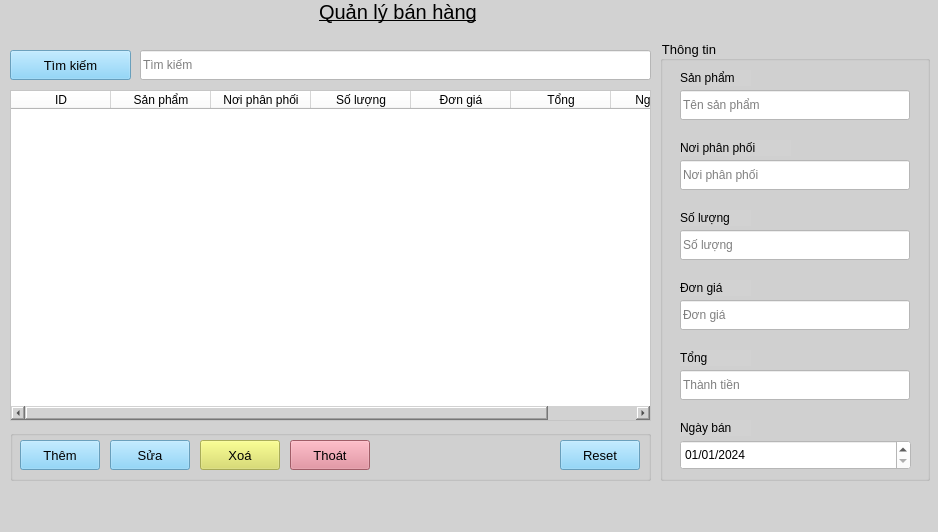
<?xml version="1.0" encoding="UTF-8"?>
<ui version="4.0">
 <class>qlbhWindow</class>
 <widget class="QMainWindow" name="qlbhWindow">
  <property name="geometry">
   <rect>
    <x>0</x>
    <y>0</y>
    <width>938</width>
    <height>532</height>
   </rect>
  </property>
  <property name="windowTitle">
   <string>MainWindow</string>
  </property>
  <property name="styleSheet">
   <string notr="true">background-color:rgba(210, 210, 210,1);</string>
  </property>
  <widget class="QWidget" name="centralwidget">
   <widget class="QTableWidget" name="tb_qlbh">
    <property name="geometry">
     <rect>
      <x>10</x>
      <y>90</y>
      <width>641</width>
      <height>331</height>
     </rect>
    </property>
    <property name="cursor" stdset="0">
     <cursorShape>PointingHandCursor</cursorShape>
    </property>
    <property name="styleSheet">
     <string notr="true">background-color:rgba(255, 255, 255, 1);</string>
    </property>
    <column>
     <property name="text">
      <string>ID</string>
     </property>
    </column>
    <column>
     <property name="text">
      <string>Sản phẩm</string>
     </property>
    </column>
    <column>
     <property name="text">
      <string>Nơi phân phối</string>
     </property>
    </column>
    <column>
     <property name="text">
      <string>Số lượng</string>
     </property>
    </column>
    <column>
     <property name="text">
      <string>Đơn giá</string>
     </property>
    </column>
    <column>
     <property name="text">
      <string>Tổng</string>
     </property>
    </column>
    <column>
     <property name="text">
      <string>Ngày bán</string>
     </property>
    </column>
   </widget>
   <widget class="QLabel" name="lb_qlbh">
    <property name="geometry">
     <rect>
      <x>319</x>
      <y>0</y>
      <width>221</width>
      <height>41</height>
     </rect>
    </property>
    <property name="font">
     <font>
      <pointsize>15</pointsize>
      <underline>true</underline>
     </font>
    </property>
    <property name="text">
     <string>Quản lý bán hàng</string>
    </property>
    <property name="alignment">
     <set>Qt::AlignLeading|Qt::AlignLeft|Qt::AlignTop</set>
    </property>
   </widget>
   <widget class="QGroupBox" name="grb_qlch">
    <property name="geometry">
     <rect>
      <x>660</x>
      <y>40</y>
      <width>270</width>
      <height>441</height>
     </rect>
    </property>
    <property name="font">
     <font>
      <pointsize>10</pointsize>
     </font>
    </property>
    <property name="styleSheet">
     <string notr="true">background-color:rgba(210, 210, 210,1);</string>
    </property>
    <property name="title">
     <string>Thông tin</string>
    </property>
    <widget class="QLineEdit" name="txt_qlbh_sp">
     <property name="geometry">
      <rect>
       <x>20</x>
       <y>50</y>
       <width>230</width>
       <height>30</height>
      </rect>
     </property>
     <property name="styleSheet">
      <string notr="true">background-color:rgba(255, 255, 255, 1);</string>
     </property>
     <property name="placeholderText">
      <string>Tên sản phẩm</string>
     </property>
    </widget>
    <widget class="QLineEdit" name="txt_qlbh_npp">
     <property name="geometry">
      <rect>
       <x>20</x>
       <y>120</y>
       <width>230</width>
       <height>30</height>
      </rect>
     </property>
     <property name="styleSheet">
      <string notr="true">background-color:rgba(255, 255, 255, 1);</string>
     </property>
     <property name="placeholderText">
      <string>Nơi phân phối</string>
     </property>
    </widget>
    <widget class="QLineEdit" name="txt_qlbh_sl">
     <property name="geometry">
      <rect>
       <x>20</x>
       <y>190</y>
       <width>230</width>
       <height>30</height>
      </rect>
     </property>
     <property name="styleSheet">
      <string notr="true">background-color:rgba(255, 255, 255, 1);</string>
     </property>
     <property name="placeholderText">
      <string>Số lượng</string>
     </property>
    </widget>
    <widget class="QLineEdit" name="txt_qlbh_dg">
     <property name="geometry">
      <rect>
       <x>20</x>
       <y>260</y>
       <width>230</width>
       <height>30</height>
      </rect>
     </property>
     <property name="styleSheet">
      <string notr="true">background-color:rgba(255, 255, 255, 1);</string>
     </property>
     <property name="placeholderText">
      <string>Đơn giá</string>
     </property>
    </widget>
    <widget class="QLabel" name="lb_qlbh_sp">
     <property name="geometry">
      <rect>
       <x>20</x>
       <y>30</y>
       <width>71</width>
       <height>16</height>
      </rect>
     </property>
     <property name="text">
      <string>Sản phẩm</string>
     </property>
    </widget>
    <widget class="QLabel" name="lb_qlbh_npp">
     <property name="geometry">
      <rect>
       <x>20</x>
       <y>100</y>
       <width>111</width>
       <height>16</height>
      </rect>
     </property>
     <property name="text">
      <string>Nơi phân phối</string>
     </property>
    </widget>
    <widget class="QLabel" name="lb_qlbh_sl">
     <property name="geometry">
      <rect>
       <x>20</x>
       <y>170</y>
       <width>71</width>
       <height>16</height>
      </rect>
     </property>
     <property name="text">
      <string>Số lượng</string>
     </property>
    </widget>
    <widget class="QLabel" name="lb_qlbh_dg">
     <property name="geometry">
      <rect>
       <x>20</x>
       <y>240</y>
       <width>71</width>
       <height>16</height>
      </rect>
     </property>
     <property name="text">
      <string>Đơn giá</string>
     </property>
    </widget>
    <widget class="QLabel" name="lb_qlbh_nb">
     <property name="geometry">
      <rect>
       <x>20</x>
       <y>380</y>
       <width>71</width>
       <height>16</height>
      </rect>
     </property>
     <property name="text">
      <string>Ngày bán</string>
     </property>
     <property name="textFormat">
      <enum>Qt::AutoText</enum>
     </property>
    </widget>
    <widget class="QDateEdit" name="time_qlbh_nb">
     <property name="geometry">
      <rect>
       <x>20</x>
       <y>400</y>
       <width>231</width>
       <height>30</height>
      </rect>
     </property>
     <property name="styleSheet">
      <string notr="true">background-color:rgba(255, 255, 255, 1);</string>
     </property>
     <property name="currentSection">
      <enum>QDateTimeEdit::DaySection</enum>
     </property>
     <property name="displayFormat">
      <string>dd/MM/yyyy</string>
     </property>
     <property name="date">
      <date>
       <year>2024</year>
       <month>1</month>
       <day>1</day>
      </date>
     </property>
    </widget>
    <widget class="QLineEdit" name="txt_qlbh_tong">
     <property name="geometry">
      <rect>
       <x>20</x>
       <y>330</y>
       <width>230</width>
       <height>30</height>
      </rect>
     </property>
     <property name="styleSheet">
      <string notr="true">background-color:rgba(255, 255, 255, 1);</string>
     </property>
     <property name="placeholderText">
      <string>Thành tiền</string>
     </property>
    </widget>
    <widget class="QLabel" name="lb_qlbh_dg_2">
     <property name="geometry">
      <rect>
       <x>20</x>
       <y>310</y>
       <width>71</width>
       <height>16</height>
      </rect>
     </property>
     <property name="text">
      <string>Tổng</string>
     </property>
    </widget>
   </widget>
   <widget class="QPushButton" name="btn_timkiem_qlbh">
    <property name="geometry">
     <rect>
      <x>10</x>
      <y>50</y>
      <width>121</width>
      <height>30</height>
     </rect>
    </property>
    <property name="font">
     <font>
      <pointsize>10</pointsize>
     </font>
    </property>
    <property name="cursor">
     <cursorShape>PointingHandCursor</cursorShape>
    </property>
    <property name="styleSheet">
     <string notr="true">background-color:rgba(118, 203, 248, 0.8);
</string>
    </property>
    <property name="text">
     <string>Tìm kiếm</string>
    </property>
   </widget>
   <widget class="QLineEdit" name="tim_qlbh">
    <property name="geometry">
     <rect>
      <x>140</x>
      <y>50</y>
      <width>511</width>
      <height>30</height>
     </rect>
    </property>
    <property name="styleSheet">
     <string notr="true">background-color:rgba(255, 255, 255, 1);</string>
    </property>
    <property name="placeholderText">
     <string>Tìm kiếm</string>
    </property>
   </widget>
   <widget class="QGroupBox" name="groupBox">
    <property name="geometry">
     <rect>
      <x>10</x>
      <y>430</y>
      <width>641</width>
      <height>51</height>
     </rect>
    </property>
    <property name="title">
     <string/>
    </property>
    <widget class="QPushButton" name="btn_again">
     <property name="geometry">
      <rect>
       <x>550</x>
       <y>10</y>
       <width>80</width>
       <height>30</height>
      </rect>
     </property>
     <property name="font">
      <font>
       <pointsize>10</pointsize>
      </font>
     </property>
     <property name="cursor">
      <cursorShape>PointingHandCursor</cursorShape>
     </property>
     <property name="styleSheet">
      <string notr="true">background-color:rgba(118, 203, 248, 0.8);
</string>
     </property>
     <property name="text">
      <string>Reset</string>
     </property>
    </widget>
    <widget class="QPushButton" name="btn_them_qlbh">
     <property name="geometry">
      <rect>
       <x>10</x>
       <y>10</y>
       <width>80</width>
       <height>30</height>
      </rect>
     </property>
     <property name="font">
      <font>
       <pointsize>10</pointsize>
      </font>
     </property>
     <property name="cursor">
      <cursorShape>PointingHandCursor</cursorShape>
     </property>
     <property name="styleSheet">
      <string notr="true">background-color:rgba(118, 203, 248, 0.8);
</string>
     </property>
     <property name="text">
      <string>Thêm</string>
     </property>
    </widget>
    <widget class="QPushButton" name="btn_xoa_qlbh">
     <property name="geometry">
      <rect>
       <x>190</x>
       <y>10</y>
       <width>80</width>
       <height>30</height>
      </rect>
     </property>
     <property name="font">
      <font>
       <pointsize>10</pointsize>
      </font>
     </property>
     <property name="cursor">
      <cursorShape>PointingHandCursor</cursorShape>
     </property>
     <property name="styleSheet">
      <string notr="true">background-color:rgba(215, 220, 88, 0.77);</string>
     </property>
     <property name="text">
      <string>Xoá</string>
     </property>
    </widget>
    <widget class="QPushButton" name="btn_sua_qlbh">
     <property name="geometry">
      <rect>
       <x>100</x>
       <y>10</y>
       <width>80</width>
       <height>30</height>
      </rect>
     </property>
     <property name="font">
      <font>
       <pointsize>10</pointsize>
      </font>
     </property>
     <property name="cursor">
      <cursorShape>PointingHandCursor</cursorShape>
     </property>
     <property name="styleSheet">
      <string notr="true">background-color:rgba(118, 203, 248, 0.8);
</string>
     </property>
     <property name="text">
      <string>Sửa</string>
     </property>
    </widget>
    <widget class="QPushButton" name="btn_thoat_qlbh">
     <property name="geometry">
      <rect>
       <x>280</x>
       <y>10</y>
       <width>80</width>
       <height>30</height>
      </rect>
     </property>
     <property name="font">
      <font>
       <pointsize>10</pointsize>
      </font>
     </property>
     <property name="cursor">
      <cursorShape>PointingHandCursor</cursorShape>
     </property>
     <property name="styleSheet">
      <string notr="true">background-color: rgba(225, 130, 146, 1);</string>
     </property>
     <property name="text">
      <string>Thoát</string>
     </property>
    </widget>
   </widget>
  </widget>
  <widget class="QMenuBar" name="menubar">
   <property name="geometry">
    <rect>
     <x>0</x>
     <y>0</y>
     <width>938</width>
     <height>26</height>
    </rect>
   </property>
  </widget>
  <widget class="QStatusBar" name="statusbar"/>
 </widget>
 <resources/>
 <connections/>
</ui>
